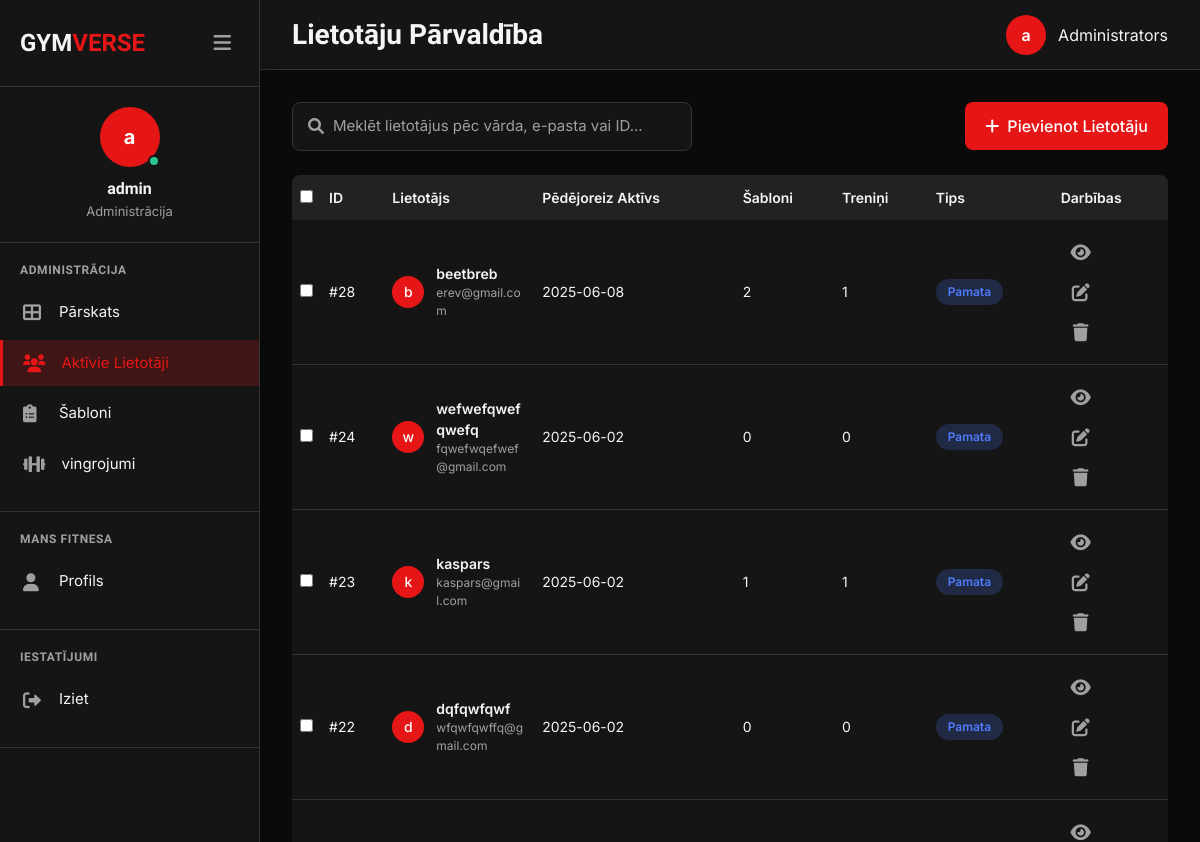
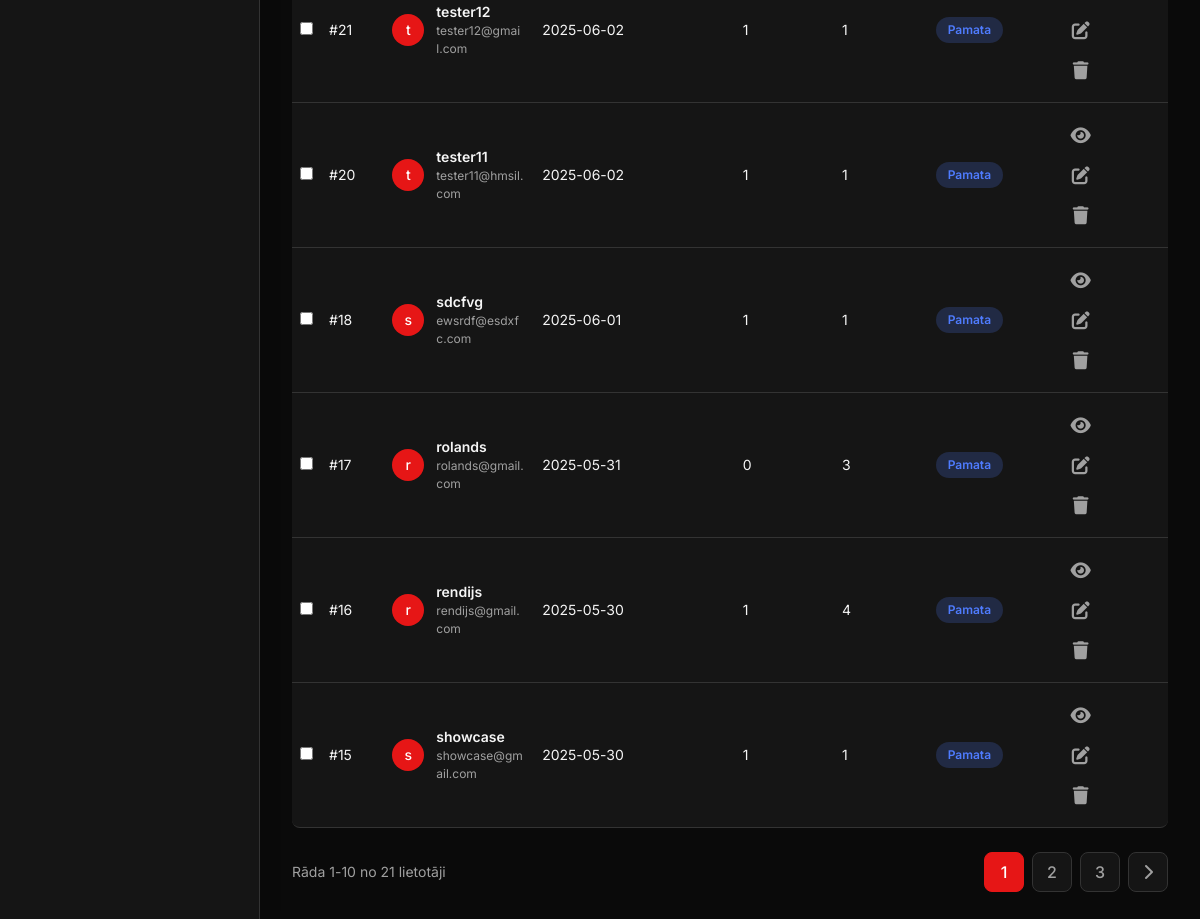
Screenshot of /admin/users/index.php (signed in) with the database file from the repository (2 pictures, top to bottom).
### tables this page shows
CREATE TABLE `users` (
  `id` int NOT NULL,
  `username` varchar(50) NOT NULL,
  `password` varchar(255) NOT NULL,
  `email` varchar(100) NOT NULL,
  `language` varchar(10) DEFAULT 'en',
  `created_at` timestamp NULL DEFAULT CURRENT_TIMESTAMP,
  `last_active` timestamp NULL DEFAULT CURRENT_TIMESTAMP ON UPDATE CURRENT_TIMESTAMP
);

### profile/languages.php (called while the page is built, shortened)
<?php
function t($key, $lang = null) {
    global $translations;
    if ($lang === null) {
        $lang = $_SESSION["language"] ?? 'en';
    }
    return $translations[$lang][$key] ?? $key;
}

### admin/users/index.php (the view, shortened to what this page needs)
<?php
require_once dirname(__DIR__, 2) . '/assets/db_connection.php';
require_once dirname(__DIR__, 2) . '/profile/languages.php';
$page = isset($_GET['page']) ? intval($_GET['page']) : 1;
$limit = 10;
$offset = ($page - 1) * $limit;
$search = isset($_GET['search']) ? $_GET['search'] : '';
$search_condition = '';
$search_params = [];
$count_sql = "SELECT COUNT(*) as total FROM users u $search_condition";
$count_stmt = $conn->prepare($count_sql);
$count_stmt->execute();
$count_result = $count_stmt->get_result();
$total_users = $count_result->fetch_assoc()['total'];
$total_pages = ceil($total_users / $limit);
$users_sql = "
    SELECT
        u.id,
        u.username,
        u.email,
        u.created_at as registration_date,
        u.last_active,
        (SELECT COUNT(*) FROM workout_templates wt WHERE wt.user_id = u.id) as templates_count,
        (SELECT COUNT(*) FROM workouts w WHERE w.user_id = u.id) as workouts_count,
        (SELECT GROUP_CONCAT(r.name SEPARATOR ', ') FROM user_roles ur JOIN roles r ON ur.role_id = r.id WHERE ur.user_id = u.id) as roles
    FROM users u
    $search_condition
    ORDER BY u.id DESC
    LIMIT ? OFFSET ?
";
$users_stmt = $conn->prepare($users_sql);
if (!empty($search_params)) {
    $param_types = str_repeat('s', count($search_params)) . 'ii';
    $params = array_merge($search_params, [$limit, $offset]);
    $users_stmt->bind_param($param_types, ...$params);
} else {
    $users_stmt->bind_param('ii', $limit, $offset);
}
$users_stmt->execute();
$users_result = $users_stmt->get_result();
$users = [];
while ($row = $users_result->fetch_assoc()) {
    $users[] = $row;
}
$bodyClass = "admin-page";
?>
<!DOCTYPE html>
<html lang="<?php echo isset($_SESSION['language']) ? $_SESSION['language'] : 'en'; ?>">
<head>
    <link rel="stylesheet" href="https://cdnjs.cloudflare.com/ajax/libs/font-awesome/6.0.0/css/all.min.css">
    <link rel="stylesheet" href="/assets/css/normalize.css">
    <link rel="stylesheet" href="/assets/css/variables.css">
    <link rel="stylesheet" href="/assets/css/main.css">
    <link rel="stylesheet" href="/assets/css/admin-sidebar.css">
    <link rel="stylesheet" href="/admin/includes/admin-styles.css">
</head>
<body class="<?php echo $bodyClass; ?>">
    <div class="admin-wrapper">
        <?php include '../includes/admin-sidebar.php'; ?>
        <div class="main-content">
            <div class="admin-topbar">
                <h1><?php echo t('user_management'); ?></h1>
                <div class="admin-user">
                    <div class="admin-avatar"><?php echo substr($_SESSION["username"], 0, 1); ?></div>
                    <span><?php echo t('admin'); ?></span>
                </div>
            </div>
            <div class="dashboard-container">
                <div class="admin-toolbar">
                    <div class="search-container">
                        <i class="fas fa-search search-icon"></i>
                        <form action="" method="GET">
                            <input type="text" class="search-input" name="search" placeholder="<?php echo t('search_users_placeholder'); ?>" value="<?php echo htmlspecialchars($search); ?>">
                        </form>
                    </div>
                    <div class="toolbar-actions">
                        <a href="#" class="add-btn" id="openAddUserModal">
                            <i class="fas fa-plus"></i>
                            <span><?php echo t('add_user'); ?></span>
                        </a>
                    </div>
                </div>
                <table class="admin-table">
                    <thead>
                        <tr>
                            <th class="checkbox-cell">
                                <input type="checkbox" id="select-all">
                            </th>
                            <th>ID</th>
                            <th><?php echo t('user'); ?></th>
                            <th><?php echo t('last_active'); ?></th>
                            <th><?php echo t('templates'); ?></th>
                            <th><?php echo t('workouts'); ?></th>
                            <th><?php echo t('type'); ?></th>
                            <th><?php echo t('actions'); ?></th>
                        </tr>
                    </thead>
                    <tbody>
                        <?php foreach ($users as $user): ?>
                            <tr>
                                <td class="checkbox-cell">
                                    <input type="checkbox" class="user-checkbox" value="<?php echo $user['id']; ?>">
                                </td>
                                <td>#<?php echo $user['id']; ?></td>
                                <td>
                                    <div class="user-cell">
                                        <div class="user-avatar">
                                            <?php echo substr($user['username'], 0, 1); ?>
                                        </div>
                                        <div class="user-info">
                                            <div class="user-name"><?php echo htmlspecialchars($user['username']); ?></div>
                                            <div class="user-email"><?php echo htmlspecialchars($user['email']); ?></div>
                                        </div>
                                    </div>
                                </td>
                                <td><?php echo $user['last_active'] ? date('Y-m-d', strtotime($user['last_active'])) : t('never'); ?></td>
                                <td><?php echo $user['templates_count']; ?></td>
                                <td><?php echo $user['workouts_count']; ?></td>
                                <td>
                                    <?php
                                    $roles = $user['roles'] ?? '';
                                    $is_premium = strpos($roles, 'premium') !== false;
                                    ?>
                                    <span class="user-type <?php echo $is_premium ? 'premium' : ''; ?>">
                                        <?php echo $is_premium ? t('premium') : t('basic'); ?>
                                    </span>
                                </td>
                                <td class="action-cell">
                                    <button class="action-btn view-btn" data-user-id="<?php echo $user['id']; ?>" title="<?php echo t('view_details'); ?>">
                                        <i class="fas fa-eye"></i>
                                    </button>
                                    <a href="edit-user.php?id=<?php echo $user['id']; ?>" class="action-btn edit-btn" title="<?php echo t('edit_user'); ?>">
                                        <i class="fas fa-edit"></i>
                                    </a>
                                    <button class="action-btn delete-btn" data-user-id="<?php echo $user['id']; ?>" title="<?php echo t('delete_user'); ?>">
                                        <i class="fas fa-trash"></i>
                                    </button>
                                </td>
                            </tr>
                        <?php endforeach; ?>
                    </tbody>
                </table>
                <div class="pagination">
                    <div class="pagination-info">
                        <?php echo t('showing'); ?> <?php echo min(($page - 1) * $limit + 1, $total_users); ?>-<?php echo min($page * $limit, $total_users); ?> <?php echo t('of'); ?> <?php echo $total_users; ?> <?php echo t('users'); ?>
                    </div>
                    <div class="pagination-buttons">
                        <?php
                        $start_page = max(1, $page - 2);
                        $end_page = min($total_pages, $start_page + 4);
                        ?>
                        <?php for ($i = $start_page; $i <= $end_page; $i++): ?>
                            <a href="?page=<?php echo $i; ?><?php echo !empty($search) ? '&search=' . urlencode($search) : ''; ?>" class="pagination-btn <?php echo $i === $page ? 'active' : ''; ?>">
                                <?php echo $i; ?>
                            </a>
                        <?php endfor; ?>
                        <?php if ($page < $total_pages): ?>
                            <a href="?page=<?php echo $page + 1; ?><?php echo !empty($search) ? '&search=' . urlencode($search) : ''; ?>" class="pagination-btn">
                                <i class="fas fa-chevron-right"></i>
                            </a>
                        <?php endif; ?>
                    </div>
                </div>
            </div>
        </div>
    </div>
</body>
</html>

### assets/css/variables.css (style rules this page uses)
:root { --primary: #ff4d4d; --primary-light: #4cc9f0; --primary-dark: #3a56d4; --secondary: #f72585; --secondary-light: #ff5c8a; --success: #06d6a0; --warning: #ffd166; --danger: #ef476f; --info: #2196f3; --dark: #0f0f1a; --dark-card: #1a1a2e; --dark-card-hover: #2a2a2a; --dark-bg: #121212; --gray-dark: #2b2b3d; --gray-light: rgba(255, 255, 255, 0.7); --gray-100: #f5f5f5; --gray-200: #eeeeee; --gray-300: #dddddd; --gray-400: #cccccc; --gray-500: #aaaaaa; --gray-600: #888888; --gray-700: #666666; --gray-800: #444444; --gray-900: #222222; --text-light: #ffffff; --text-gray: #a0a0a0; --text-muted: #707070; --text-primary: #e0e0e0; --text-secondary: #a0a0a0; --gradient-blue: linear-gradient(135deg, var(--primary-dark), var(--primary-light)); --gradient-purple: linear-gradient(135deg, #9d4edd, #c77dff); --gradient-pink: linear-gradient(135deg, var(--secondary), var(--secondary-light)); --gradient-green: linear-gradient(135deg, var(--success), #64dfdf); --gradient-orange: linear-gradient(135deg, #fb8500, #ffb703); --font-family-base: 'Inter', -apple-system, BlinkMacSystemFont, 'Segoe UI', Roboto, Oxygen, Ubuntu, Cantarell, 'Open Sans', 'Helvetica Neue', sans-serif; --font-family-heading: 'Koulen', 'Inter', sans-serif; --font-family-mono: SFMono-Regular, Menlo, Monaco, Consolas, "Liberation Mono", "Courier New", monospace; --font-size-xs: 0.75rem; --font-size-sm: 0.875rem; --font-size-base: 1rem; --font-size-lg: 1.125rem; --font-size-xl: 1.25rem; --font-size-2xl: 1.5rem; --font-size-3xl: 1.875rem; --font-size-4xl: 2.25rem; --font-size-5xl: 3rem; --font-size-6xl: 4rem; --font-weight-light: 300; --font-weight-normal: 400; --font-weight-medium: 500; --font-weight-semibold: 600; --font-weight-bold: 700; --line-height-none: 1; --line-height-tight: 1.25; --line-height-snug: 1.375; --line-height-normal: 1.5; --line-height-relaxed: 1.625; --line-height-loose: 2; --letter-spacing-tighter: -0.05em; --letter-spacing-tight: -0.025em; --letter-spacing-normal: 0; --letter-spacing-wide: 0.025em; --letter-spacing-wider: 0.05em; --letter-spacing-widest: 0.1em; --space-xs: 0.25rem; --space-sm: 0.5rem; --space-md: 1rem; --space-lg: 1.5rem; --space-xl: 2rem; --space-2xl: 2.5rem; --space-3xl: 3rem; --space-4xl: 4rem; --space-5xl: 6rem; --sidebar-width: 280px; --header-height: 80px; --footer-height: auto; --container-max-width: 1200px; --container-padding: var(--space-md); --border-radius-sm: 0.25rem; --border-radius-md: 0.375rem; --border-radius-lg: 0.5rem; --border-radius-xl: 1rem; --border-radius-2xl: 1.5rem; --border-radius-full: 9999px; --border-width-thin: 1px; --border-width-medium: 2px; --border-width-thick: 3px; --border-color: rgba(255, 255, 255, 0.1); --shadow-sm: 0 4px 6px rgba(0, 0, 0, 0.1); --shadow-md: 0 10px 20px rgba(0, 0, 0, 0.15); --shadow-lg: 0 10px 25px rgba(0, 0, 0, 0.2); --shadow-xl: 0 20px 25px -5px rgba(0, 0, 0, 0.1), 0 10px 10px -5px rgba(0, 0, 0, 0.04); --shadow-2xl: 0 25px 50px -12px rgba(0, 0, 0, 0.25); --shadow-inner: inset 0 2px 4px 0 rgba(0, 0, 0, 0.06); --z-index-dropdown: 1000; --z-index-sticky: 1020; --z-index-fixed: 1030; --z-index-modal-backdrop: 1040; --z-index-modal: 1050; --z-index-popover: 1060; --z-index-tooltip: 1070; --transition: all 0.3s cubic-bezier(0.25, 0.8, 0.25, 1); --transition-fast: 0.15s ease; --transition-base: 0.3s ease; --transition-slow: 0.5s ease; --button-padding-y: 0.75rem; --button-padding-x: 1.5rem; --button-font-size: var(--font-size-base); --button-font-weight: var(--font-weight-medium); --button-border-radius: var(--border-radius-md); --button-focus-width: 0.2rem; --input-padding-y: 0.75rem; --input-padding-x: 1rem; --input-font-size: var(--font-size-base); --input-line-height: var(--line-height-normal); --input-border-width: 1px; --input-border-radius: var(--border-radius-md); --input-focus-border-color: var(--primary); --input-focus-box-shadow: 0 0 0 0.2rem rgba(67, 97, 238, 0.25); --card-border-width: 0; --card-border-radius: var(--border-radius-lg); --card-padding: var(--space-lg); --card-bg: var(--dark-card); --card-shadow: var(--shadow-md); }

### rows the page displays
users: id "28", username "b", username "beetbreb", email "erev@gmail.com", last_active "2025-06-08", templates_count "2", workouts_count "1"
users: id "24", username "w", username "wefwefqwefqwefq", email "fqwefwqefwef@gmail.com", last_active "2025-06-02", templates_count "0", workouts_count "0"
users: id "23", username "k", username "kaspars", email "kaspars@gmail.com", last_active "2025-06-02", templates_count "1", workouts_count "1"
users: id "22", username "d", username "dqfqwfqwf", email "wfqwfqwffq@gmail.com", last_active "2025-06-02", templates_count "0", workouts_count "0"
users: id "21", username "t", username "tester12", email "tester12@gmail.com", last_active "2025-06-02", templates_count "1", workouts_count "1"
users: id "20", username "t", username "tester11", email "tester11@hmsil.com", last_active "2025-06-02", templates_count "1", workouts_count "1"
users: id "18", username "s", username "sdcfvg", email "ewsrdf@esdxfc.com", last_active "2025-06-01", templates_count "1", workouts_count "1"
users: id "17", username "r", username "rolands", email "rolands@gmail.com", last_active "2025-05-31", templates_count "0", workouts_count "3"
users: id "16", username "r", username "rendijs", email "rendijs@gmail.com", last_active "2025-05-30", templates_count "1", workouts_count "4"
users: id "15", username "s", username "showcase", email "showcase@gmail.com", last_active "2025-05-30", templates_count "1", workouts_count "1"

### other values shown
substr($_SESSION["username"], 0, 1) "a"
$_SESSION["username"] "admin"
t('administration') "Administrācija"
t('administration') "ADMINISTRĀCIJA"
t('dashboard') "Pārskats"
t('active_users') "Aktīvie Lietotāji"
t('templates') "Šabloni"
t('exercises') "vingrojumi"
t('my_fitness') "MANS FITNESA"
t('profile') "Profils"
t('settings') "IESTATĪJUMI"
t('logout') "Iziet"
t('user_management') "Lietotāju Pārvaldība"
t('admin') "Administrators"
t('add_user') "Pievienot Lietotāju"
